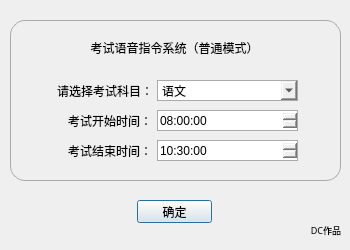
<?xml version="1.0" encoding="UTF-8"?>
<ui version="4.0">
 <class>putong</class>
 <widget class="QDialog" name="putong">
  <property name="geometry">
   <rect>
    <x>0</x>
    <y>0</y>
    <width>350</width>
    <height>250</height>
   </rect>
  </property>
  <property name="sizePolicy">
   <sizepolicy hsizetype="Fixed" vsizetype="Fixed">
    <horstretch>0</horstretch>
    <verstretch>0</verstretch>
   </sizepolicy>
  </property>
  <property name="maximumSize">
   <size>
    <width>350</width>
    <height>250</height>
   </size>
  </property>
  <property name="windowTitle">
   <string>普通模式考试语音指令系统</string>
  </property>
  <property name="windowIcon">
   <iconset resource="../ico.qrc">
    <normaloff>:/C:/Users/Administrator/Desktop/logo-dc/logo128.ico</normaloff>:/C:/Users/Administrator/Desktop/logo-dc/logo128.ico</iconset>
  </property>
  <widget class="QLabel" name="statusLabel">
   <property name="geometry">
    <rect>
     <x>190</x>
     <y>220</y>
     <width>151</width>
     <height>20</height>
    </rect>
   </property>
   <property name="sizePolicy">
    <sizepolicy hsizetype="Fixed" vsizetype="Fixed">
     <horstretch>0</horstretch>
     <verstretch>0</verstretch>
    </sizepolicy>
   </property>
   <property name="font">
    <font>
     <family>楷体</family>
     <pointsize>7</pointsize>
    </font>
   </property>
   <property name="toolTipDuration">
    <number>3</number>
   </property>
   <property name="text">
    <string>DC作品</string>
   </property>
   <property name="alignment">
    <set>Qt::AlignRight|Qt::AlignTrailing|Qt::AlignVCenter</set>
   </property>
  </widget>
  <widget class="QPushButton" name="pushButton">
   <property name="geometry">
    <rect>
     <x>137</x>
     <y>200</y>
     <width>75</width>
     <height>23</height>
    </rect>
   </property>
   <property name="text">
    <string>确定</string>
   </property>
  </widget>
  <widget class="QWidget" name="widget" native="true">
   <property name="geometry">
    <rect>
     <x>10</x>
     <y>20</y>
     <width>331</width>
     <height>161</height>
    </rect>
   </property>
   <property name="styleSheet">
    <string notr="true">border:1px solid #aaa;
border-radius:15px;
</string>
   </property>
   <widget class="QLabel" name="label">
    <property name="geometry">
     <rect>
      <x>64</x>
      <y>12</y>
      <width>201</width>
      <height>31</height>
     </rect>
    </property>
    <property name="styleSheet">
     <string notr="true">border:0px;</string>
    </property>
    <property name="text">
     <string>考试语音指令系统（普通模式）</string>
    </property>
    <property name="alignment">
     <set>Qt::AlignCenter</set>
    </property>
   </widget>
   <widget class="QLabel" name="label_2">
    <property name="geometry">
     <rect>
      <x>47</x>
      <y>60</y>
      <width>111</width>
      <height>21</height>
     </rect>
    </property>
    <property name="styleSheet">
     <string notr="true">border:0px;</string>
    </property>
    <property name="text">
     <string>请选择考试科目：</string>
    </property>
   </widget>
   <widget class="QComboBox" name="comboBox">
    <property name="geometry">
     <rect>
      <x>147</x>
      <y>60</y>
      <width>141</width>
      <height>21</height>
     </rect>
    </property>
    <item>
     <property name="text">
      <string>语文</string>
     </property>
    </item>
    <item>
     <property name="text">
      <string>数学</string>
     </property>
    </item>
    <item>
     <property name="text">
      <string>思想政治</string>
     </property>
    </item>
    <item>
     <property name="text">
      <string>外语</string>
     </property>
    </item>
    <item>
     <property name="text">
      <string>物理/历史</string>
     </property>
    </item>
    <item>
     <property name="text">
      <string>信息/通用技术</string>
     </property>
    </item>
    <item>
     <property name="text">
      <string>化学/地理</string>
     </property>
    </item>
    <item>
     <property name="text">
      <string>地理</string>
     </property>
    </item>
    <item>
     <property name="text">
      <string>生物</string>
     </property>
    </item>
    <item>
     <property name="text">
      <string>物理</string>
     </property>
    </item>
    <item>
     <property name="text">
      <string>历史</string>
     </property>
    </item>
    <item>
     <property name="text">
      <string>信息技术</string>
     </property>
    </item>
    <item>
     <property name="text">
      <string>通用技术</string>
     </property>
    </item>
    <item>
     <property name="text">
      <string>其他</string>
     </property>
    </item>
   </widget>
   <widget class="QLabel" name="label_3">
    <property name="geometry">
     <rect>
      <x>58</x>
      <y>90</y>
      <width>100</width>
      <height>21</height>
     </rect>
    </property>
    <property name="styleSheet">
     <string notr="true">border:0px;</string>
    </property>
    <property name="text">
     <string>考试开始时间：</string>
    </property>
   </widget>
   <widget class="QLabel" name="label_4">
    <property name="geometry">
     <rect>
      <x>58</x>
      <y>120</y>
      <width>111</width>
      <height>21</height>
     </rect>
    </property>
    <property name="styleSheet">
     <string notr="true">border:0px;</string>
    </property>
    <property name="text">
     <string>考试结束时间：</string>
    </property>
   </widget>
   <widget class="QTimeEdit" name="startTime">
    <property name="geometry">
     <rect>
      <x>147</x>
      <y>90</y>
      <width>141</width>
      <height>21</height>
     </rect>
    </property>
    <property name="displayFormat">
     <string>HH:mm:ss</string>
    </property>
    <property name="time">
     <time>
      <hour>8</hour>
      <minute>0</minute>
      <second>0</second>
     </time>
    </property>
   </widget>
   <widget class="QTimeEdit" name="endTime">
    <property name="geometry">
     <rect>
      <x>147</x>
      <y>120</y>
      <width>141</width>
      <height>21</height>
     </rect>
    </property>
    <property name="displayFormat">
     <string>HH:mm:ss</string>
    </property>
    <property name="time">
     <time>
      <hour>10</hour>
      <minute>30</minute>
      <second>0</second>
     </time>
    </property>
   </widget>
  </widget>
 </widget>
 <resources>
  <include location="../ico.qrc"/>
 </resources>
 <connections/>
</ui>
